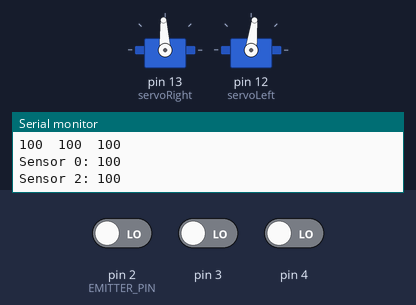
Simulated run of this sketch. Board: Arduino Uno, built with avr-gcc and run on an emulated ATmega328P. Parts: 2 × servo, the last lines printed to the serial monitor. The test bench sets the inputs (shaded band); at power-on: pin 4 LOW, pin 2 (EMITTER_PIN) LOW, pin 3 LOW.

Above: at 2.2 s.
2.3 s: pin 4 driven HIGH
At 4.2 s:
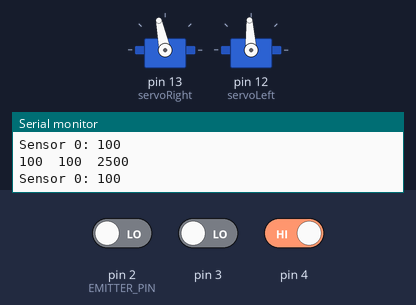
4.5 s: pin 2 (EMITTER_PIN) driven HIGH
At 6.0 s:
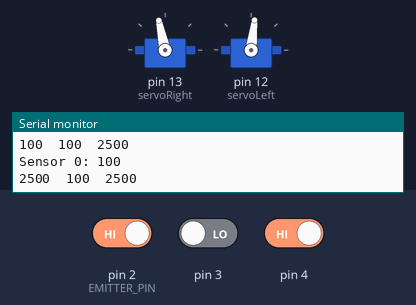
6.5 s: pin 4 driven LOW
At 7.8 s:
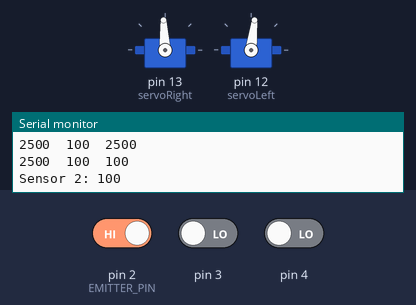
Timing chart, 0 to 9.5 s (numbered marks = the images above; inputs shaded):
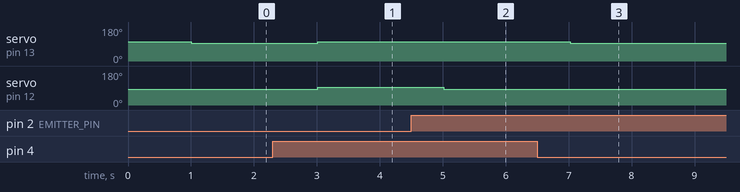

Measured:
- after the input at 2.3 s, servo on pin 13 (servoRight): 93° → 102° after 0.71 s; servo on pin 12 (servoLeft): 83° → 93° after 0.71 s
- after the input at 4.5 s, servo on pin 12 (servoLeft): 93° → 83° after 0.52 s
- after the input at 6.5 s, servo on pin 13 (servoRight): 102° → 93° after 0.53 s

The sketch:

BoeBotProject1.ino
```cpp
#include <QTRSensors.h>
#include <Servo.h>
#define NUM_SENSORS   3     // number of sensors used
#define TIMEOUT       2500  // waits for 2500 microseconds for sensor outputs to go low
#define EMITTER_PIN   2     // emitter is controlled by digital pin 2
// sensors 1 through 3 are connected to digital pins 2 through 4, respectively
QTRSensorsRC qtrrc((unsigned char[]) {2,3,4},
  NUM_SENSORS, TIMEOUT, EMITTER_PIN);
unsigned int sensorValues[NUM_SENSORS];

void setup()
{
  // put your setup code here, to run once:
  Servo servoRight;
  Servo servoLeft;
  Serial.begin(9600);

   for (int i = 0; i < NUM_SENSORS; i++)
  {
    Serial.print(qtrrc.calibratedMinimumOn[i]);
    Serial.print(' ');
  }
  Serial.println();

   for (int i = 0; i < NUM_SENSORS; i++)
  {
    Serial.print(qtrrc.calibratedMaximumOn[i]);
    Serial.print(' ');
  }
  Serial.println();
  Serial.println();
  delay(1000);
}
void loop()
{
  // put your main code here, to run repeatedly:
  Servo servoRight;
  Servo servoLeft;
  servoRight.attach(13);
  servoLeft.attach(12);
   /*servoLeft.writeMicroseconds(1000);//Always Under 1500. This is driving forward.1485
   servoRight.writeMicroseconds(2000);//Always Above 1500. 1515*/
   qtrrc.read(sensorValues);
   servoLeft.writeMicroseconds(1400);//Always Under 1500. This is driving forward.
   servoRight.writeMicroseconds(1600);//Always Above 1500. 1515
  for (unsigned char i = 0; i < NUM_SENSORS; i++)
  {
    Serial.print(sensorValues[i]);
    Serial.print('\t');
  }
      if(sensorValues[0]<400)
      {
        Serial.print("\nSensor 0: ");
        Serial.print(sensorValues[0]);
        servoLeft.writeMicroseconds(1500);//Always Under 1500. This is turning left.
        servoRight.writeMicroseconds(1600);//Always Above 1500-this changes
      }

      if(sensorValues[2]<400)
      {
      Serial.print("\nSensor 2: ");
      Serial.print(sensorValues[2]);
      servoLeft.writeMicroseconds(1400);//Always Under 1500-this changes
      servoRight.writeMicroseconds(1500);//Always Above 1500. This is turning right.
      }

   Serial.println(); // uncomment this line if you are using raw values
  //Serial.println(position); // comment this line out if you are using raw values

  delay(1000);

}
```
